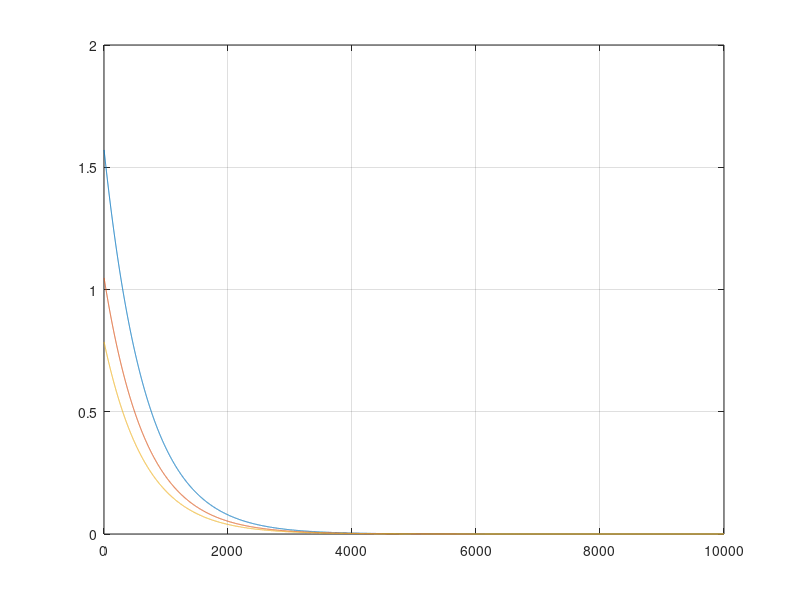

The MATLAB source for this figure:
close all
clear all
clc

a.pivotValues(1).angularPosition = 0; 
a.pivotValues(2).angularPosition = 0; 
a.pivotValues(3).angularPosition = 0;

a.betaSetpoints(1) = pi/2;
a.betaSetpoints(2) = pi/3; 
a.betaSetpoints(3) = pi/4; 

for i = 1:10000

    steeringError(1,i) = a.betaSetpoints(1) - a.pivotValues(1).angularPosition;
    steeringError(2,i) = a.betaSetpoints(2) - a.pivotValues(2).angularPosition;
    steeringError(3,i) = a.betaSetpoints(3) - a.pivotValues(3).angularPosition;
    maxSteeringError(i) = max(abs(steeringError(:,i))); 
    partError(:,i) = steeringError(:,i)./maxSteeringError(i); 
    
    setpointSteeringVelocity(1) = steeringError(1,i) * 1.5; 
    setpointSteeringVelocity(2) = steeringError(2,i) * 1.5;
    setpointSteeringVelocity(3) = steeringError(3,i) * 1.5;

%     setpointSteeringVelocity(1) = abs(partError(1,i)) * steeringError(1,i) * 1; 
%     setpointSteeringVelocity(2) = abs(partError(2,i)) * steeringError(2,i) * 1;
%     setpointSteeringVelocity(3) = abs(partError(3,i)) * steeringError(3,i) * 1;
    
    a.pivotValues(1).angularPosition = a.pivotValues(1).angularPosition + setpointSteeringVelocity(1)*1e-3; 
    a.pivotValues(2).angularPosition = a.pivotValues(2).angularPosition + setpointSteeringVelocity(2)*1e-3; 
    a.pivotValues(3).angularPosition = a.pivotValues(3).angularPosition + setpointSteeringVelocity(3)*1e-3; 

end

figure 
plot(steeringError'); grid on

% Ziel: Fehler konvergieren gleichzeitig und -förmig nach NULL 